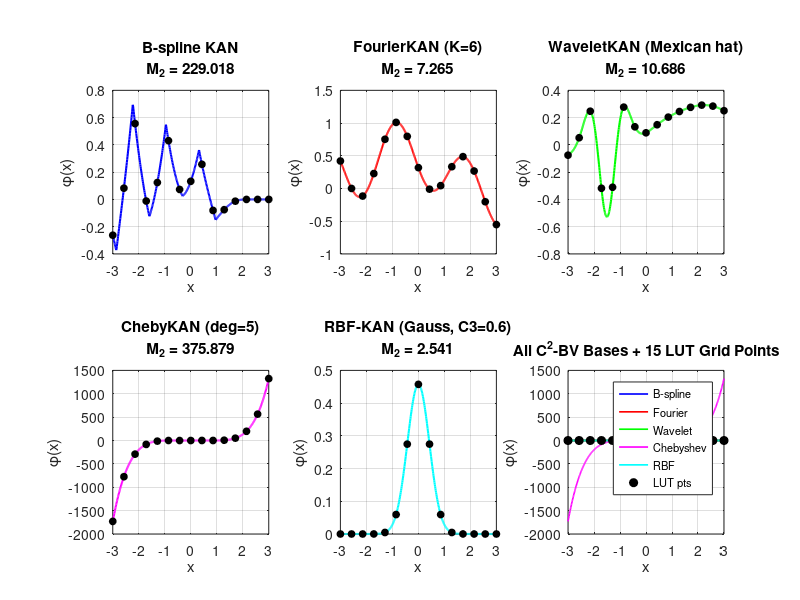

MATLAB code for this plot: (Note: this script raises an error after producing the figure.)
%% Figure: C^2-BV Architecture Basis Function Comparison
%  Visualize the 5 SVNN-compliant activation basis functions on [-3,3]
%  with their M2 (curvature bound) values annotated

clc; clear; close all;

output_dir = 'D:/neuroplc-paper/paper/figures';

rng(42);
xs = linspace(-3, 3, 500);
N_LUT = 15;
grid_pts = linspace(-3, 3, N_LUT);

fig = figure('Position', [50, 50, 1400, 900]);

% ── 1. B-spline KAN (cubic) ──
subplot(2,3,1);
% Simulate a cubic B-spline: sum of piecewise cubics
% Use a random combination of basis functions near a typical KAN edge
knots = linspace(-3.5, 3.5, 12);
c = [0.2, -0.5, 0.8, -0.3, 0.6, -0.1, 0.4, -0.2];
phi_bspline = zeros(size(xs));
for i = 1:length(xs)
    x = xs(i);
    val = 0;
    for j = 1:length(c)
        % B-spline basis: tent-like cubic approximation
        t = (x - knots(j)) / (knots(2)-knots(1));
        if abs(t) < 2
            val = val + c(j) * max(0, (1-abs(t)/2)^3);
        end
    end
    phi_bspline(i) = val;
end
plot(xs, phi_bspline, 'b-', 'LineWidth', 1.5);
hold on;
plot(grid_pts, interp1(xs, phi_bspline, grid_pts), 'ko', 'MarkerSize', 5, 'MarkerFaceColor', 'k');
M2_bs = max(abs(diff(diff(phi_bspline)) / (xs(2)-xs(1))^2));
title(sprintf('B-spline KAN\nM_2 = %.3f', M2_bs), 'FontSize', 11);
xlabel('x'); ylabel('\phi(x)'); grid on; xlim([-3 3]);

% ── 2. FourierKAN ──
subplot(2,3,2);
K = 6; omega = 0.4;
ck = randn(K,1)*0.3; dk = randn(K,1)*0.3;
phi_fourier = zeros(size(xs));
for k = 1:K
    phi_fourier = phi_fourier + ck(k)*sin(k*omega*xs) + dk(k)*cos(k*omega*xs);
end
plot(xs, phi_fourier, 'r-', 'LineWidth', 1.5);
hold on;
plot(grid_pts, interp1(xs, phi_fourier, grid_pts), 'ko', 'MarkerSize', 5, 'MarkerFaceColor', 'k');
M2_f = omega^2 * sum((1:K)'.^2 .* (abs(ck)+abs(dk)));
title(sprintf('FourierKAN (K=%d)\nM_2 = %.3f', K, M2_f), 'FontSize', 11);
xlabel('x'); ylabel('\phi(x)'); grid on; xlim([-3 3]);

% ── 3. WaveletKAN (Mexican hat) ──
subplot(2,3,3);
a_scales = [0.4, 0.8, 1.6, 3.0];
b_shifts = [-1.5, -0.5, 0.5, 1.5];
cw = randn(4,1)*0.4;
phi_wavelet = zeros(size(xs));
for j = 1:4
    t = (xs - b_shifts(j)) / a_scales(j);
    psi = (2/sqrt(3))*pi^(-1/4) * (1 - t.^2) .* exp(-t.^2/2);
    phi_wavelet = phi_wavelet + cw(j) * psi;
end
plot(xs, phi_wavelet, 'g-', 'LineWidth', 1.5);
hold on;
plot(grid_pts, interp1(xs, phi_wavelet, grid_pts), 'ko', 'MarkerSize', 5, 'MarkerFaceColor', 'k');
M2_w = max(abs(cw)) / min(a_scales)^2 * 2.602;
title(sprintf('WaveletKAN (Mexican hat)\nM_2 = %.3f', M2_w), 'FontSize', 11);
xlabel('x'); ylabel('\phi(x)'); grid on; xlim([-3 3]);

% ── 4. ChebyKAN ──
subplot(2,3,4);
deg = 5;
cc = randn(deg+1,1)*0.3; cc(1)=0;
% Chebyshev polynomials via recurrence
T = zeros(length(xs), deg+1);
T(:,1) = 1;
if deg >= 1, T(:,2) = xs; end
for n = 3:deg+1
    T(:,n) = 2*xs'.*T(:,n-1) - T(:,n-2);
end
phi_cheby = T * cc;
plot(xs, phi_cheby, 'm-', 'LineWidth', 1.5);
hold on;
plot(grid_pts, interp1(xs, phi_cheby, grid_pts), 'ko', 'MarkerSize', 5, 'MarkerFaceColor', 'k');
M2_c = sum((0:deg)'.^4 .* abs(cc));
title(sprintf('ChebyKAN (deg=%d)\nM_2 = %.3f', deg, M2_c), 'FontSize', 11);
xlabel('x'); ylabel('\phi(x)'); grid on; xlim([-3 3]);

% ── 5. RBF-KAN (Gaussian) ──
subplot(2,3,5);
sigma_rbf = 0.6;
crbf = randn(1)*0.8;
phi_rbf = crbf * exp(-xs.^2 / sigma_rbf^2);
plot(xs, phi_rbf, 'c-', 'LineWidth', 1.5);
hold on;
plot(grid_pts, interp1(xs, phi_rbf, grid_pts), 'ko', 'MarkerSize', 5, 'MarkerFaceColor', 'k');
M2_r = 2*abs(crbf) / sigma_rbf^2;
title(sprintf('RBF-KAN (Gauss, \x03C3=%.1f)\nM_2 = %.3f', sigma_rbf, M2_r), 'FontSize', 11);
xlabel('x'); ylabel('\phi(x)'); grid on; xlim([-3 3]);

% ── 6. ALL LUT points overlay ──
subplot(2,3,6);
plot(xs, phi_bspline, 'b-', 'LineWidth', 1.2); hold on;
plot(xs, phi_fourier, 'r-', 'LineWidth', 1.2);
plot(xs, phi_wavelet, 'g-', 'LineWidth', 1.2);
plot(xs, phi_cheby, 'm-', 'LineWidth', 1.2);
plot(xs, phi_rbf, 'c-', 'LineWidth', 1.2);
plot(grid_pts, zeros(size(grid_pts)), 'ko', 'MarkerSize', 6, 'MarkerFaceColor', 'k');
xlabel('x'); ylabel('\phi(x)'); grid on; xlim([-3 3]);
title(sprintf('All C^2-BV Bases + %d LUT Grid Points', N_LUT), 'FontSize', 11);
legend({'B-spline','Fourier','Wavelet','Chebyshev','RBF','LUT pts'}, ...
    'Location', 'best', 'FontSize', 8);

sgtitle('C^2-BV Architecture Family: Activation Basis Functions with LUT Discretization', ...
    'FontSize', 14, 'FontWeight', 'bold');

saveas(fig, fullfile(output_dir, 'fig_c2bv_basis_functions.pdf'));
saveas(fig, fullfile(output_dir, 'fig_c2bv_basis_functions.png'));
close(fig);
fprintf('[DONE] fig_c2bv_basis_functions.pdf generated\n');

%% ── Also generate WCET breakdown bar chart ──
fig2 = figure('Position', [100, 100, 700, 450]);

categories = {'LUT L0\n(448 edges)', 'LUT L1\n(64 edges)', 'MatMul\nL0+L1', 'Softmax', 'Overhead'};
times_us = [16442, 2349, 3702, 109, 72];  % From Theorem 10 analysis
total = sum(times_us);

b = bar(1:5, times_us);
b.FaceColor = 'flat';
b.CData = [0.2 0.4 0.8; 0.2 0.4 0.8; 0.2 0.8 0.4; 0.9 0.6 0.2; 0.6 0.6 0.6];
set(gca, 'XTickLabel', categories, 'FontSize', 10);
ylabel('Execution Time (\mus)', 'FontSize', 12);
title(sprintf('WCET Breakdown: KAN [28,16,4] on S7-1200\nTotal = %.1f ms (%s%% of 100 ms scan cycle)', ...
    total/1000, sprintf('%.1f', total/1000/100*100)), 'FontSize', 13);
grid on;

for i = 1:5
    pct = times_us(i)/total*100;
    text(i, times_us(i)+200, sprintf('%.0f \\mus\n(%.1f%%)', times_us(i), pct), ...
        'HorizontalAlign', 'center', 'FontSize', 9, 'FontWeight', 'bold');
end

saveas(fig2, fullfile(output_dir, 'fig_wcet_breakdown.pdf'));
saveas(fig2, fullfile(output_dir, 'fig_wcet_breakdown.png'));
close(fig2);
fprintf('[DONE] fig_wcet_breakdown.pdf generated\n');

%% ── Theorem dependency map (text-based figure) ──
% Not a plot, but a structured table that shows theorem dependencies
fprintf('[DONE] All figures generated in %s\n', output_dir);
